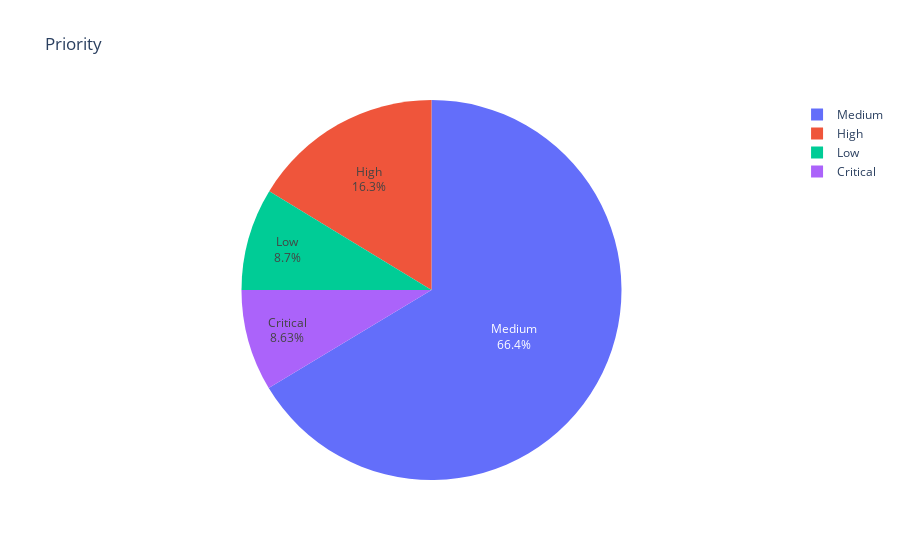

The code cell stored with this chart in its notebook:
### Code cell
typecounts = df["Priority"].value_counts().to_dict()
df1 = pd.DataFrame(list(typecounts.items()), columns=['Priority', 'Counts'])

fig = px.pie(df1, values='Counts', names='Priority',
             title='Priority',labels='Priority')
fig.update_traces(textposition='inside', textinfo='percent+label')
fig.show()

### Figure 1 — Plotly figure (JSON) as saved in the notebook; plotly's stock layout.template omitted (floating-point values rounded to 4 significant figures)
{"data": [{"domain": {"x": [0, 1], "y": [0, 1]}, "hovertemplate": "Priority=%{label}<br>Counts=%{value}<extra></extra>", "labels": ["Medium", "High", "Low", "Critical"], "legendgroup": "", "name": "", "showlegend": true, "textinfo": "percent+label", "textposition": "inside", "type": "pie", "values": [125575, 30822, 16464, 16327]}], "layout": {"legend": {"tracegroupgap": 0}, "title": {"text": "Priority"}}}
